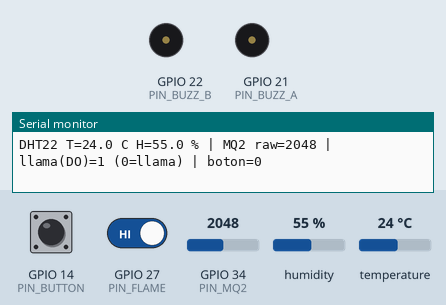
Bench run of a sketch on a simulated ESP32. On the bench: buzzer (waves = sounding, pin HIGH), the last lines printed to the serial monitor. The inputs (shaded band) are chosen by the test bench; at power-on: GPIO 34 (PIN_MQ2) = 2048, GPIO 14 (PIN_BUTTON) LOW, GPIO 27 (PIN_FLAME) HIGH, humidity 55 %, temperature 24 °C.

Above: at 3.2 s.
3.3 s: GPIO 34 (PIN_MQ2) set to 0
At 4.14 s:
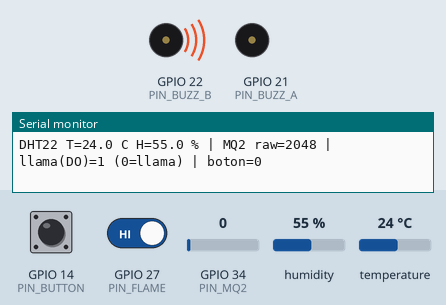
10.2 s: GPIO 14 (PIN_BUTTON) pulled HIGH for 1 s
At 12.12 s:
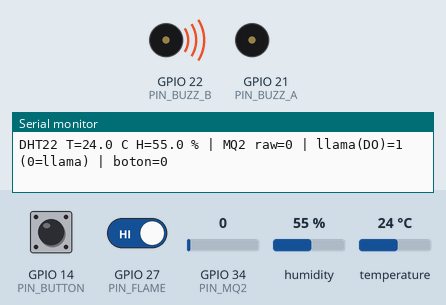
13.7 s: GPIO 14 (PIN_BUTTON) pulled HIGH for 3.2 s
18.4 s: GPIO 34 (PIN_MQ2) set to 240
Timing chart, 0 to 22.9 s (numbered marks = the images above; inputs shaded):
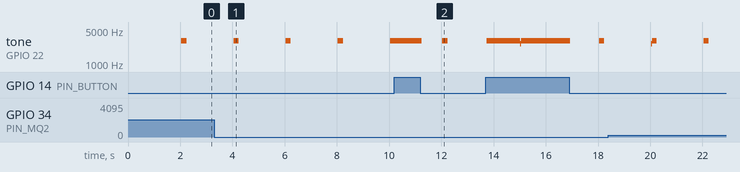

Measured:
- by itself, tone on GPIO 22 (PIN_BUZZ_B): alternates 3012 Hz for 0.20 s and silent for 1.8 s

The sketch:

prueba_perifericos.ino
```cpp
// Prueba por etapas del circuito (sin WiFi). Abre el Monitor Serie a 115200.
// Librerías: "DHT sensor library" y "Adafruit Unified Sensor".
// Buzzer pasivo en oposición (puente): + a GPIO21, - a GPIO22, tono de 3 kHz.
// Suena solo: un pitido de 200 ms cada 2 s. Si hay pulsador y lo mantienes apretado, suena continuo.
// Cada 1 s imprime los sensores.
#include <DHT.h>

const int PIN_DHT = 4, PIN_MQ2 = 34, PIN_FLAME = 27, PIN_BUTTON = 14;
const int PIN_BUZZ_A = 21, PIN_BUZZ_B = 22;
const int BUZZER_HZ = 3000;

DHT dht(PIN_DHT, DHT22);
unsigned long last = 0;
hw_timer_t* buzzTimer = nullptr;
volatile bool buzzOn = false;
volatile bool buzzPhase = false;

// Se ejecuta 2 veces por periodo: los dos pines van en fase opuesta (~6.6 V pico a pico).
void IRAM_ATTR onBuzzTimer() {
  if (buzzOn) {
    buzzPhase = !buzzPhase;
    digitalWrite(PIN_BUZZ_A, buzzPhase);
    digitalWrite(PIN_BUZZ_B, !buzzPhase);
  } else {
    digitalWrite(PIN_BUZZ_A, LOW);
    digitalWrite(PIN_BUZZ_B, LOW);
  }
}

void setup() {
  Serial.begin(115200);
  pinMode(PIN_BUZZ_A, OUTPUT);
  pinMode(PIN_BUZZ_B, OUTPUT);
  buzzTimer = timerBegin(1000000);                       // 1 MHz
  timerAttachInterrupt(buzzTimer, &onBuzzTimer);
  timerAlarm(buzzTimer, 1000000 / (2 * BUZZER_HZ), true, 0);
  pinMode(PIN_BUTTON, INPUT);
  pinMode(PIN_FLAME, INPUT);
  analogSetPinAttenuation(PIN_MQ2, ADC_11db);
  dht.begin();
  delay(2000);  // el DHT22 necesita ~2 s tras alimentarse antes de la primera lectura
}

void loop() {
  bool button = digitalRead(PIN_BUTTON) == HIGH;
  bool beep = (millis() % 2000) < 200;
  buzzOn = button || beep;

  if (millis() - last >= 2500) {  // el DHT22 admite como máximo una lectura cada 2 s
    last = millis();
    // MQ-2 en aire limpio tras calentar: esperable ~300-1500 de 4095 (máx ~3724 con el divisor).
    // El DHT22 mide pulsos de microsegundos: se pausa el temporizador del buzzer durante la lectura.
    timerStop(buzzTimer);
    float t = dht.readTemperature(), h = dht.readHumidity();
    timerStart(buzzTimer);
    Serial.printf("DHT22 T=%.1f C H=%.1f %% | MQ2 raw=%d | llama(DO)=%d (0=llama) | boton=%d\n",
                  t, h, analogRead(PIN_MQ2), digitalRead(PIN_FLAME), button);
  }
}
```
